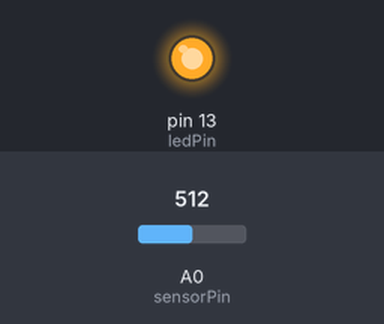
Recording of a sketch running on a simulated Arduino Uno, built with avr-gcc and run on an emulated ATmega328P. Parts: output pins drawn as LEDs (lit = HIGH). Inputs (shaded band) come from the test bench; at power-on: A0 (sensorPin) = 512.

Above: at 1.2 s.
1.3 s: A0 (sensorPin) set to 106
2.8 s: A0 (sensorPin) set to 94
At 3.1 s:
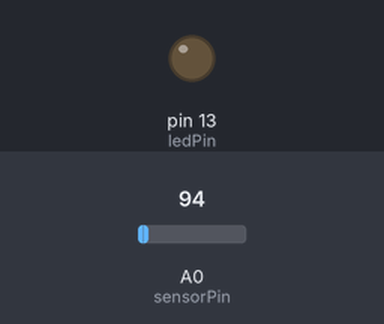
4.3 s: A0 (sensorPin) set to 110
At 5.5 s:
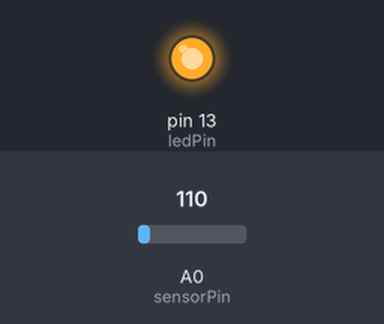
5.8 s: A0 (sensorPin) set to 90
At 6.6 s:
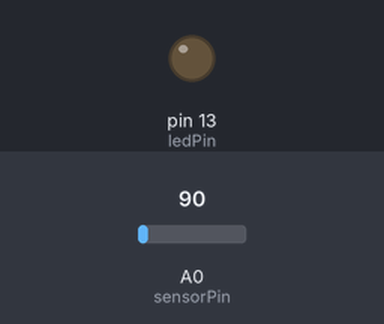
Timing chart, 0 to 8.3 s (numbered marks = the images above; inputs shaded):
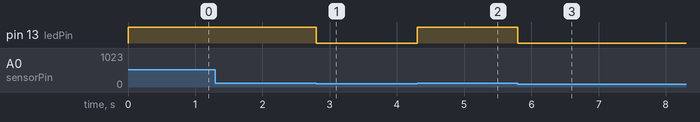

The sketch:

PiezoSensor.ino
```cpp
//Piezo Sensor kullanimi
//Created by Arif Mandal

int sensorPin = A0;// sensor pini
int ledPin = 13;//led pini
int sensorDeger = 0;//sensorden gelen degerler


void setup() {
  // put your setup code here, to run once:
  pinMode(sensorPin, INPUT);//sensor pini giris led ise cikis olarak atadik
  pinMode(ledPin, OUTPUT);

}

void loop() {
  // put your main code here, to run repeatedly:
  sensorDeger = analogRead(sensorPin);//sensoru okuduk ve sensorDeger degiskenimize atadik.
  if (sensorDeger > 100) {//sensor deger 100 den buyukse yanacak kucukse sonecek.
    digitalWrite(ledPin, HIGH);


  } else {
    digitalWrite(ledPin, LOW);

  }


//Thank you...


}
```

Measured:
- the behaviour switches between 101 and 100 on A0 (sensorPin) (found by bisection; images 0 and 1)
- after the input at 1.3 s, every drawn part: stays the same
- after the input at 2.8 s, pin 13 (ledPin): HIGH → LOW at once
- after the input at 4.3 s, pin 13 (ledPin): LOW → HIGH at once
- after the input at 5.8 s, pin 13 (ledPin): HIGH → LOW at once
